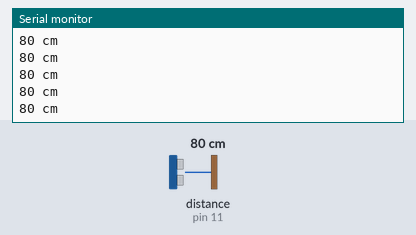
The sketch below on a simulated Arduino Uno, built with avr-gcc and run on an emulated ATmega328P. On the bench: the last lines printed to the serial monitor. Wiring (inferred from the names in the program): ultrasonic range finder: trigger pin 12; echo pin 11. The inputs (shaded band) are chosen by the test bench; at power-on: distance to the obstacle (sensor on pin 11) 80 cm. The echo pulse lasts 58.3 µs per cm.

Above: at 1.2 s.
1.3 s: distance to the obstacle (sensor on pin 11) set to 2 cm
At 1.59 s:
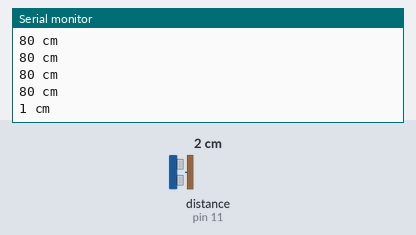
2.8 s: distance to the obstacle (sensor on pin 11) set to 4 cm
At 2.8 s:
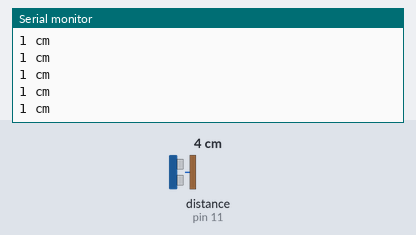
Timing chart, 0 to 5.8 s (numbered marks = the images above; inputs shaded):
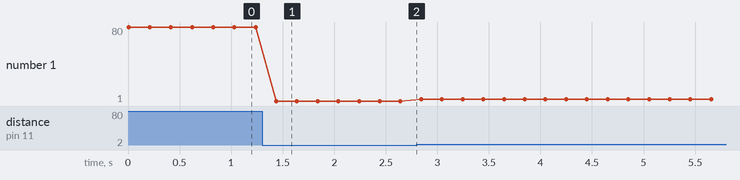

Measured:
- after the input at 1.3 s, the serial monitor: prints a new line after 0.14 s (image 1)
- plotted number 1: 80 → 1 after the input at 1.3 s, 1 → 3 after the input at 2.8 s

The sketch:

ultrasonic.ino
```cpp
// Module 5 — Surveillance Kit: HC-SR04 ultrasonic distance.
// Vcc -> 5V, Gnd -> GND, Trig -> pin 12, Echo -> pin 11.
const int trigPin = 12;
const int echoPin = 11;

void setup() {
  Serial.begin(9600);
  pinMode(trigPin, OUTPUT);
  pinMode(echoPin, INPUT);
}

void loop() {
  digitalWrite(trigPin, LOW);
  delayMicroseconds(2);
  digitalWrite(trigPin, HIGH);
  delayMicroseconds(10);
  digitalWrite(trigPin, LOW);
  long duration = pulseIn(echoPin, HIGH);
  long distanceCm = duration / 58;
  Serial.print(distanceCm);
  Serial.println(" cm");
  delay(200);
}
```
